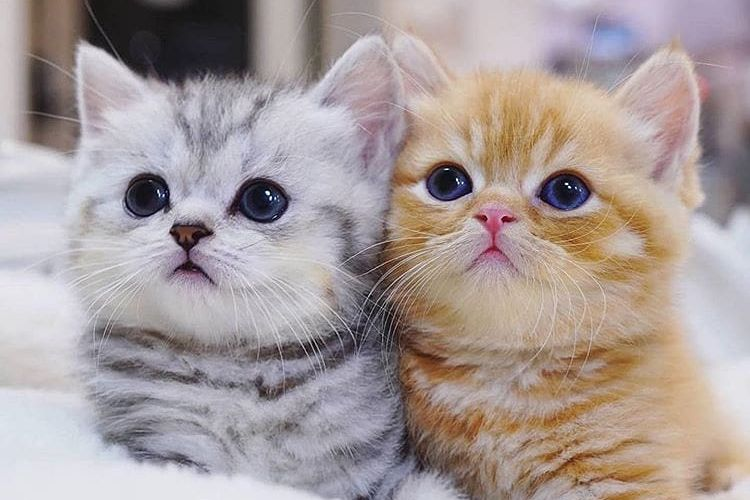
#> input picture cat.jpg, 750 x 500 px
$ jupyter execute --allow-errors FitriYani_171011450068_07TPLE004.ipynb   (shell and % lines are left out)
#> lines starting #> are read from the running program, lines starting #| are printed output that depends on the picture
[cell 1]
import numpy as np
from skimage import data
from skimage import data,filters
import matplotlib.pyplot as plt
from PIL import Image, ImageFilter
from PIL import ImageEnhance
#Read image
im = Image.open( 'cat.jpg' )
#> im is the input picture: PIL image 750x500 RGB; mean R, G, B 167.5, 155.4, 154
plt.imshow(im)
enh = ImageEnhance.Contrast(im)
enh.enhance(1.8).show("30% more contrast")
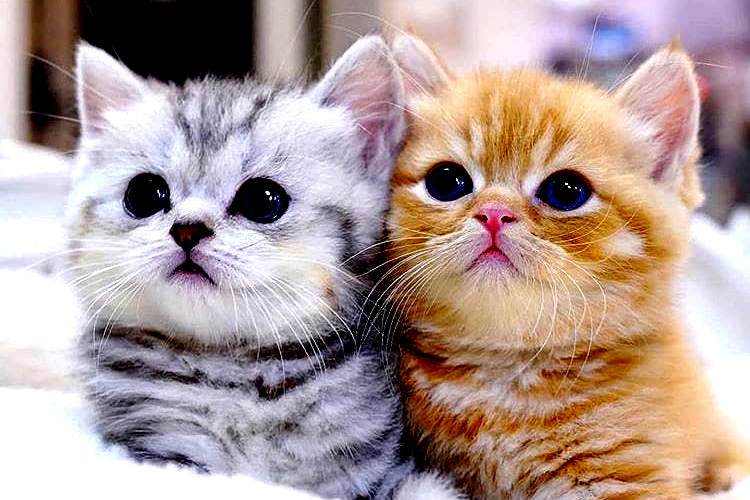
#> shown: PIL image 750x500 RGB; mean R, G, B 175.9, 154.8, 150.9
